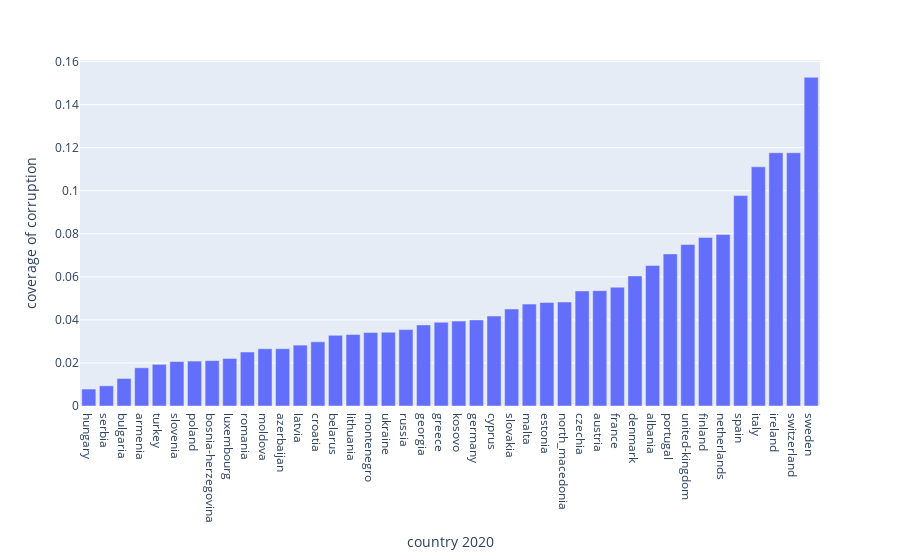

Write notebook code for a chart like this one.
### Code cell
fig = px.bar(a_sorted_df, x='country', y='normalized_count')
fig.update_layout(yaxis_title=f'coverage of {attribute}')
fig.update_layout(xaxis_title=f'country {year}')
fig.show()

### Figure 1 — Plotly figure (JSON) as saved in the notebook; plotly's stock layout.template omitted (floating-point values rounded to 4 significant figures)
{"data": [{"alignmentgroup": "True", "hovertemplate": "country=%{x}<br>normalized_count=%{y}<extra></extra>", "legendgroup": "", "marker": {"color": "#636efa", "pattern": {"shape": ""}}, "name": "", "offsetgroup": "", "orientation": "v", "showlegend": false, "textposition": "auto", "type": "bar", "x": ["hungary", "serbia", "bulgaria", "armenia", "turkey", "slovenia", "poland", "bosnia-herzegovina", "luxembourg", "romania", "moldova", "azerbaijan", "latvia", "croatia", "belarus", "lithuania", "montenegro", "ukraine", "russia", "georgia", "greece", "kosovo", "germany", "cyprus", "slovakia", "malta", "estonia", "north_macedonia", "czechia", "austria", "france", "denmark", "albania", "portugal", "united-kingdom", "finland", "netherlands", "spain", "italy", "ireland", "switzerland", "sweden"], "xaxis": "x", "y": [0.007881, 0.009383, 0.01279, 0.01775, 0.01935, 0.02065, 0.02087, 0.02108, 0.02208, 0.02508, 0.0266, 0.02662, 0.02828, 0.02981, 0.03283, 0.03323, 0.03418, 0.03428, 0.03548, 0.03766, 0.03889, 0.03944, 0.04, 0.0418, 0.04506, 0.04734, 0.04808, 0.04828, 0.05345, 0.05357, 0.05517, 0.06042, 0.06525, 0.07065, 0.075, 0.07831, 0.07973, 0.09774, 0.1111, 0.1176, 0.1176, 0.1527], "yaxis": "y"}], "layout": {"autosize": true, "barmode": "relative", "legend": {"tracegroupgap": 0}, "margin": {"t": 60}, "xaxis": {"anchor": "y", "autorange": true, "domain": [0, 1], "range": [-0.5, 41.5], "title": {"text": "country 2020"}, "type": "category"}, "yaxis": {"anchor": "x", "autorange": true, "domain": [0, 1], "range": [0, 0.1607], "title": {"text": "coverage of corruption"}, "type": "linear"}}}
